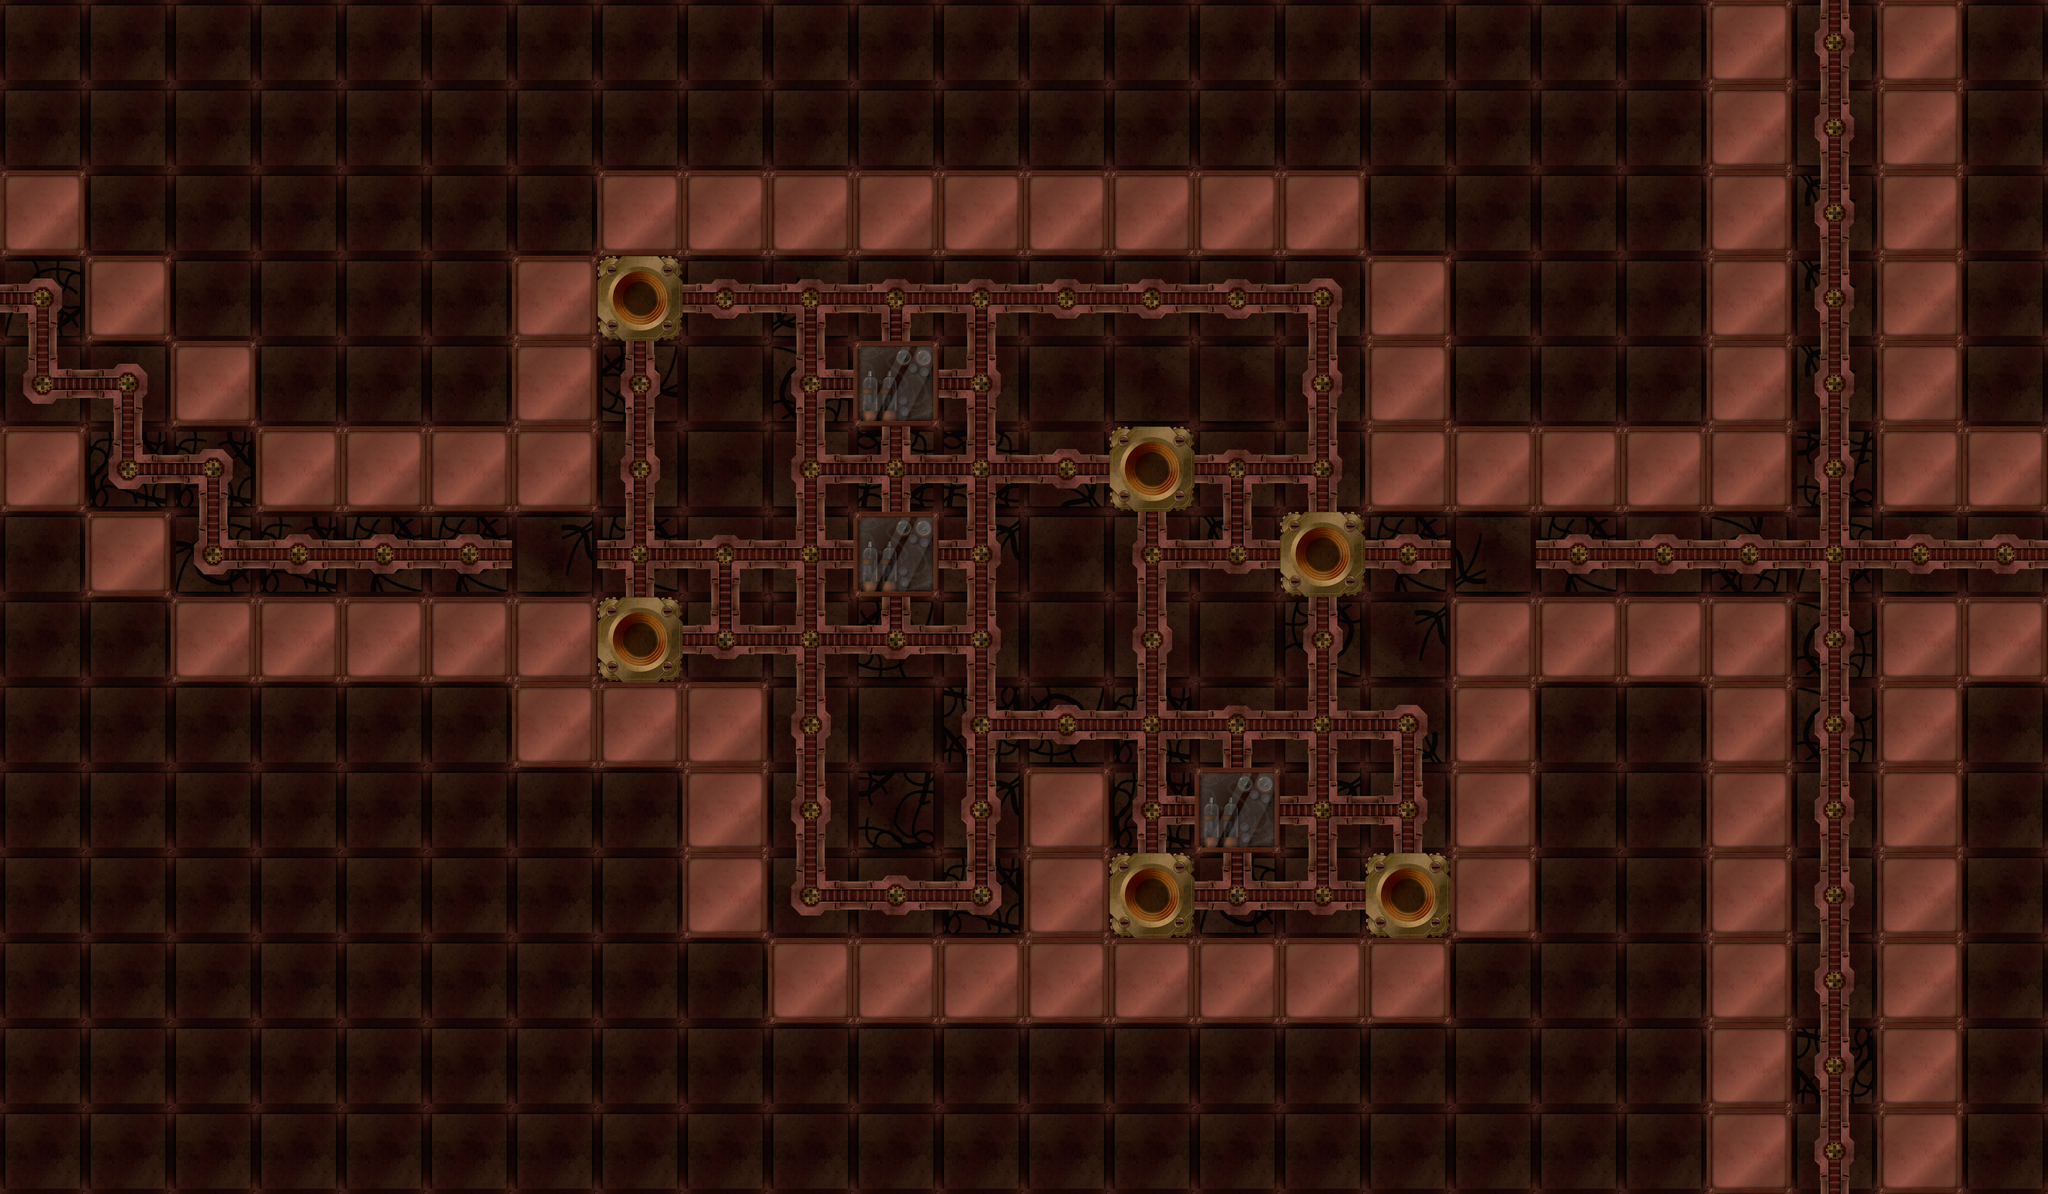

A 2D game scene composited from a Tiled map and its tileset images. What follows is a short description and the map's XML, with each tile layer's data collapsed to a summary:
An orthogonal 24x14 tile map with 256x256 px tiles, 2 tile layers (Background, Room) and 11 objects (6x Block, 3x Light, Player).

<map version="1.0" orientation="orthogonal" width="24" height="14" tilewidth="256" tileheight="256">
 <tileset firstgid="1" name="Ladu" tilewidth="256" tileheight="256">
  <image source="tiles.png" width="1280" height="1024" />
  <tile id="9">
   <properties>
    <property name="Goal" value="1" />
   </properties>
  </tile>
  <tile id="10">
   <properties>
    <property name="Obstacle" value="1" />
   </properties>
  </tile>
  <tile id="11">
   <properties>
    <property name="Obstacle" value="1" />
   </properties>
  </tile>
  <tile id="12">
   <properties>
    <property name="Obstacle" value="1" />
   </properties>
  </tile>
  <tile id="19">
   <properties>
    <property name="Obstacle" value="1" />
   </properties>
  </tile>
 </tileset>
 <layer name="Background" width="24" height="14">
  <data>[336 cells, 336 non-empty, 4 distinct tile ids]</data>
 </layer>
 <layer name="Room" width="24" height="14">
  <data>[336 cells, 183 non-empty, 8 distinct tile ids]</data>
 </layer>
 <objectgroup name="Objects" width="24" height="14">
  <object type="Player" gid="16" x="3584" y="2816" />
  <object type="Block" gid="14" x="2304" y="1536" />
  <object type="Light" x="3666" y="2402" width="94" height="102">
   <properties>
    <property name="Color" value="0.36, 0.80, 0.37, 0.9" />
    <property name="Falloff" value="0.2, 0.8, 16" />
    <property name="Z" value="0.2" />
   </properties>
  </object>
  <object x="2698" y="1535" width="58" />
  <object type="Light" x="2640" y="1623" width="94" height="102">
   <properties>
    <property name="Color" value="0.79, 0.80, 0.36, 0.9" />
    <property name="Falloff" value="0.2, 0.8, 16" />
    <property name="Z" value="0.2" />
   </properties>
  </object>
  <object type="Block" gid="14" x="2560" y="1536" />
  <object type="Block" gid="14" x="1792" y="1536" />
  <object type="Block" gid="14" x="2816" y="1280" />
  <object type="Block" gid="14" x="2560" y="2048" />
  <object type="Block" gid="14" x="3840" y="2048" />
  <object type="Light" x="2641" y="1105" width="94" height="102">
   <properties>
    <property name="Color" value="0.36, 0.54, 0.80, 0.9" />
    <property name="Falloff" value="0.2, 0.8, 16" />
    <property name="Z" value="0.2" />
   </properties>
  </object>
 </objectgroup>
</map>
